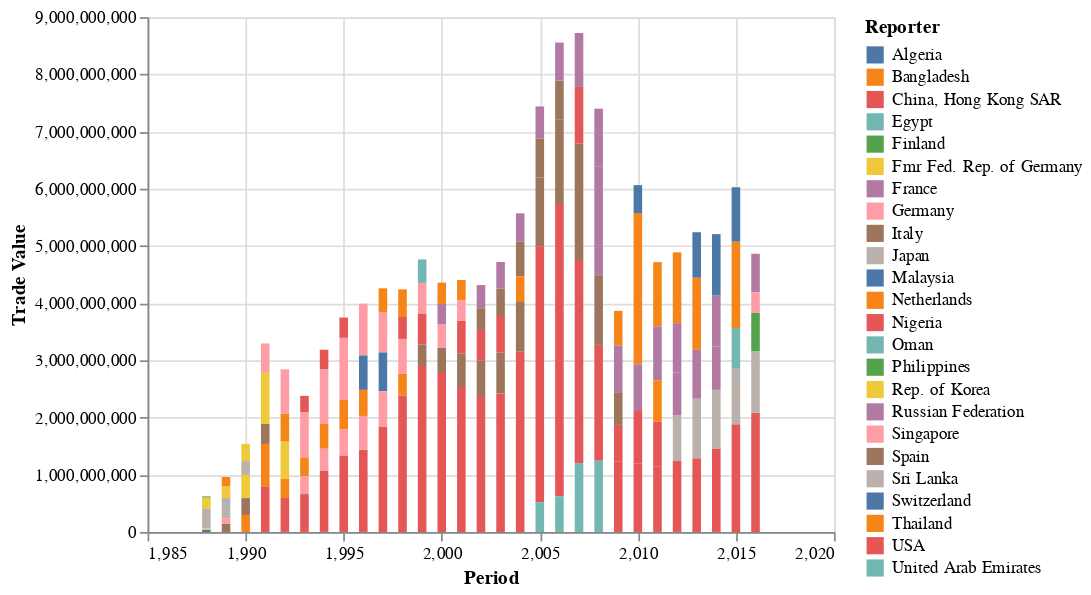

The notebook cell saved with this chart:
### Code cell
alt.Chart(df).mark_bar().encode(
    x='Period',
    y='Trade Value',
    color='Reporter'
)

### Figure 1 — Vega-Lite specification as saved in the notebook (floating-point values rounded to 4 significant figures; data arrays with more than 128 entries replaced by an {"elided": "..."} marker saying what was removed)
{"config": {"view": {"continuousWidth": 400, "continuousHeight": 300}}, "data": {"name": "data-c33ffef05fcc03e086fd570a19f3be54"}, "mark": "bar", "encoding": {"color": {"field": "Reporter", "type": "nominal"}, "x": {"field": "Period", "type": "quantitative"}, "y": {"field": "Trade Value", "type": "quantitative"}}, "$schema": "https://vega.github.io/schema/vega-lite/v4.17.0.json", "datasets": {"data-c33ffef05fcc03e086fd570a19f3be54": {"elided": "145 records"}}}
